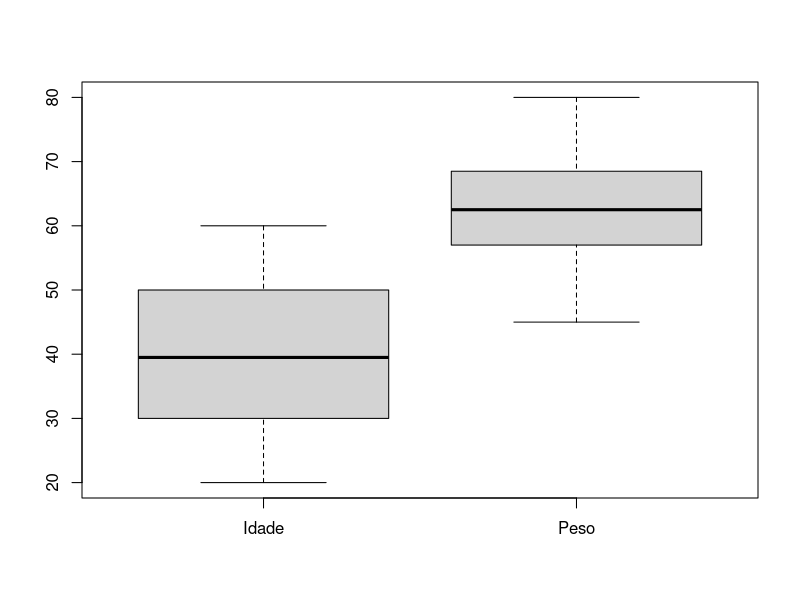
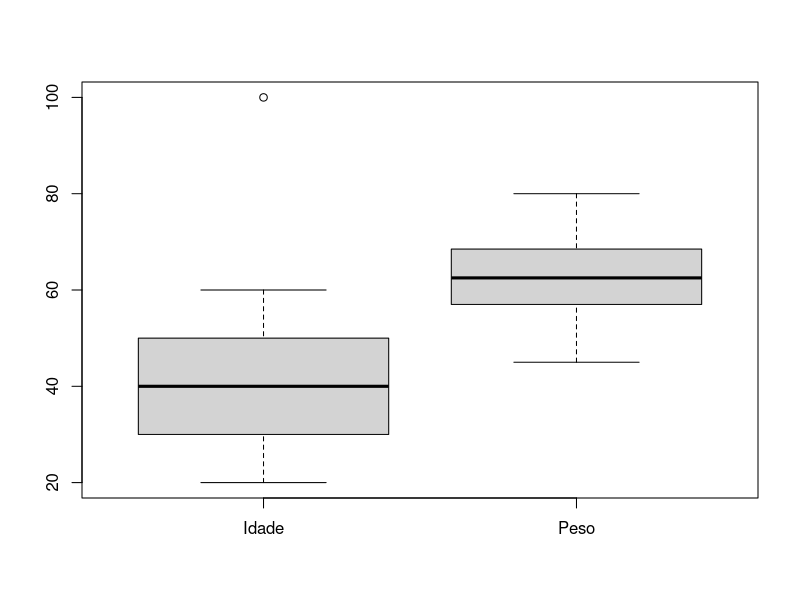

These figures' R source, in order:

# Analisando Dados Perdidos -----------------------------------------------
## O maximo de dados perdidos só pode ser 10%
## Os valores perdidos pode ser substituido pela Média ou Mediana da amostra
# tem que olhar o grau de aleatoriedade para que não fique tendencioso 

#1 - Criando a Base de dados
df <- data.frame (Pessoa = seq(1:300),
                  Idade = NA,
                  Altura = NA, 
                  Emprego = NA)
df$Idade <- sample(20:60, 300, replace = TRUE)
df$Peso <- sample(45:80, 300, replace = TRUE)
df$Altura <- sample(145:195, 300, replace = TRUE)
df$Emprego <- sample(0:1, 300, replace = TRUE)

## Emprego - 0 : Desempregado Emprego - 1 : Empregado

View(df)

df$Idade[1:4] <- NA
aleatorio <- sample(1:300, 70, replace = TRUE)
df$Peso[aleatorio] <- NA

df$Altura[108:250] <- NA
View(df)

#2 - Tratando perda de dados
is.na(df)     #Verifica se tem algum dado perdido
any(is.na(df))  #Mostra se tem algum dado perdido 

#3 - Percentual de dados faltantes
colSums(is.na(df))  #Numero de dados estao faltando em cada variavel
nrow(df)  #Numero de linhas (todal de dados)

NAS <- round(colSums(is.na(df))*100/nrow(df), 2)  
NAS
NAS[NAS > 10] #Filtro: mostrando as variaveis com valores maiores que 10


#4 - Excluindo variavel
df$Altura <- NULL

#5 - Verificando o percentual de dados faltantes
NAS <- round(colSums(is.na(df))*100/nrow(df), 2)  
NAS
colSums(is.na(df))
View(df)

#6 - Excluindo a linha inteira (coluna Idade)
#Podemos excluir a linha onde tem os dados perdidos
df_1 <- df[!is.na(df$Idade),]
View(df_1)


#7 - Verificando o percentual de dados faltantes
NAS <- round(colSums(is.na(df_1))*100/nrow(df_1), 2)  
NAS

#8 - Teste de aleatoriedade 
grupo1 <- df_1[!is.na(df_1$Peso),] #Variavel peso com dados
grupo2 <- df_1[is.na(df_1$Peso),]  #Variavel peso sem dados

#(p-value > 0.05 significa que as medias sao iguais)
#Testando a aleatoriedade da IDADE 
## as médias de quem respondeu a variável tem que ser igual a das pessoas que não responderam
#teste T testa as médias   H0: As médias são iguais
t.test(grupo1$Idade, grupo2$Idade)
#Atencao: variavel EMPREGO e dicotomica


#9 - Substituindo os valores perdidos pela media da variavel
summary(df_1$Peso)
mean(df_1$Peso, na.rm = TRUE)  #Calcula a media dos valores da variavel
#marcar que tem dados perdidos

df_1$Peso[is.na(df_1$Peso)] <- mean(df_1$Peso, na.rm = TRUE)  #Adicionando a media no valor perdido do peso
View(df_1)


#10 - Percentual de dados perdidos
NAS <- round(colSums(is.na(df_1))*100/nrow(df_1), 2)  
NAS
any(is.na(df_1))  #Mostra se tem algum dado perdido 

#Na hora de gerar o relatório deve ser descrito todos os pontos importantes no caso desse por exemplo:
# A Variável Altura foi excluída por ter 50% de dados perdidos,
# A variável Peso tinha um valor de 20% porém optamos por ficar com ela, ele foi substituido pelo valor da média, pois tinha aleátoriedade
#

# Analisando outliers -----------------------------------------------------

#1 - Analisando outliers - Observaoes atipicas
df_2 <- df_1
df_2$Pessoa <- NULL  #Excluiu a variavel ID
df_2$Emprego <- NULL  #Exclui a variavel EMPREGO
boxplot(df_2)  #Verificando qual variavel possui outliers

boxplot.stats(df_2$Idade)$out  #Verificando o valor do outliers
boxplot.stats(df_2$Peso)$out

#Criando um outlier
df_2$Idade[3] <- 100
boxplot(df_2)
boxplot.stats(df_2$Idade)$out  

df_2[df_2$Idade == 100, ] ##mostra a linha onde teve um OUTLIER
